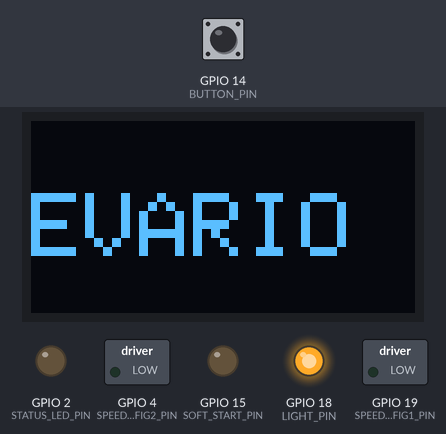
Bench run of a program on a simulated ESP32. On the bench: 128×64 one-colour display, switched loads named in the program (green lamp = pin HIGH), output pins drawn as LEDs (lit = HIGH). Dashed ring = blinking. The inputs (shaded band) are chosen by the test bench; at power-on: GPIO 14 (BUTTON_PIN) HIGH. WiFi joins after 1.5 s; servers stay silent unless stated; pins used as bus, display or sensor lines are not drawn; what the program prints to the serial monitor is not drawn.

Above: at 0.1 s.
At 3.56 s:
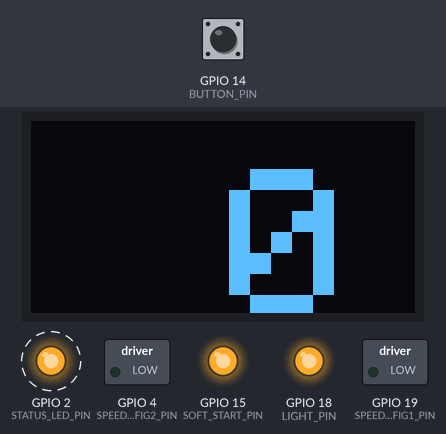
Timing chart, 0 to 130.0 s (numbered marks = the images above):
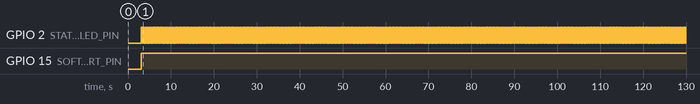

Measured:
- by itself, GPIO 2 (STATUS_LED_PIN): alternates HIGH for 0.20 s and LOW for 0.20 s
- by itself, GPIO 15 (SOFT_START_PIN): LOW → HIGH at 3.1 s

The program:

main.cpp
```cpp
#define DEBUGGING true
#define SOFT_START_PIN 15    // connected to d8 micro
#define SPEED_CONFIG1_PIN 19 // connected to d2 micro
#define SPEED_CONFIG2_PIN 4  // connected to d6 micro
#define STATUS_LED_PIN 2
#define POWER_OUT_PIN 5
#define LIGHT_PIN 18
#define BUTTON_PIN 14

#define SCREEN_WIDTH 128 // OLED display width, in pixels
#define SCREEN_HEIGHT 64 // OLED display height, in pixels

// Declaration for an SSD1306 display connected to I2C (SDA, SCL pins)
#define OLED_RESET -1 // Reset pin # (or -1 if sharing Arduino reset pin)

#include <Arduino.h>
#include <Math.h>
#include <SPI.h>
#include <Wire.h>
#include <Adafruit_GFX.h>
#include <Adafruit_SSD1306.h>

#include "WiFi.h"
#include "AsyncUDP.h"
#include <WiFiManager.h> // https://github.com/tzapu/WiFiManager

AsyncUDP udp;
const char *ssid = "TolgaSAN iphone";
const char *password = "TolgaSAN74";
uint8_t path[] = "/websocket";
const char host[] = "172.20.10.2";

bool ledStatus = false;
int speedLevel = 1;

//----------------
#define RX_START_BYTE 2
byte rxBuffer[50];
byte rxBufferIndex = 0;
byte rxDataLen = 0;
byte rxHash = 0;

byte driverMode = 2; // 0-2
byte passMode = 15;
byte startUpMode = 128; // 128-192
byte currentLimit = 12; // 1-50
byte wheelInch = 20;
byte softStartSpeed = 0;
bool softStartEnabled = true;
double periodMS = 0;
double speed = 0;
bool lightEnabled = false;
bool buttonStatus = false;
bool waitButtonRelease = false;
bool ecuPower = false;

uint32_t txMillis = 0;
uint32_t buttonMillis = 0;

Adafruit_SSD1306 display(SCREEN_WIDTH, SCREEN_HEIGHT, &Wire, OLED_RESET);

void sendSettings(byte maxSpeed)
{
  if (millis() - txMillis < 200)
    return;
  txMillis = millis();
  // byte txBuffer[20] = {1, 20, 1, driverMode, passMode, startUpMode, 46, 0, wheelInch * 10, 1, 0, 0, maxSpeed, currentLimit, 1, 164, 0, 0, 5, 0};
  byte txBuffer[20] = {1, 20, 1, 2, 15, 128, 46, 0, 200, 1, 0, 0, 100, 12, 1, 164, 0, 0, 5, 182};
  byte hash = 0;
  for (byte i = 0; i < 19; i++)
  {
    hash ^= txBuffer[i];
  }
  txBuffer[19] = hash;
  for (byte i = 0; i < 20; i++)
  {
    Serial2.write(txBuffer[i]);
    Serial.print(txBuffer[i]);
    Serial.print("-");
  }
  Serial.println();
}

bool rxRoutine()
{
  while (Serial2.available() > 0)
  {
    // udp.print("idata");
    byte rxByte = Serial2.read();
    // Serial.print(rxByte);
    // Serial.print("-");
    if (rxBufferIndex == 0)
    {

      if (rxByte == RX_START_BYTE)
      {
        rxBuffer[rxBufferIndex++] = rxByte;
        rxDataLen = 0;
        rxHash = 0;
      }
    }
    else if (rxBufferIndex == 1)
    {
      rxBuffer[rxBufferIndex++] = rxByte;
      rxDataLen = rxByte;
      if (rxByte != 14)
        rxBufferIndex = 0;
    }
    else if (rxBufferIndex > 1 && rxBufferIndex + 1 < rxDataLen)
    {
      rxBuffer[rxBufferIndex++] = rxByte;
    }
    else
    {
      rxBuffer[rxBufferIndex++] = rxByte;
      for (byte i = 0; i < rxDataLen - 1; i++)
      {
        rxHash ^= rxBuffer[i];
      }
      rxBufferIndex = 0;

      if (rxHash == rxByte)
      {
        // Serial.println(rxByte);
        return true;
      }
      else
      {
        // Serial.println("hash error");
        // for (byte i = 0 ; i < rxDataLen  ; i++) {
        //   Serial.print(rxBuffer[i]);
        //   Serial.print("-");
        // }
      }
    }
  }
  return false;
}

void onRxData()
{
  periodMS = ((uint16_t)(rxBuffer[8]) << 8) | rxBuffer[9];
  if (periodMS > 3000)
    speed = 0;
  else
    speed = 2.54 * (double)wheelInch * 3.14 * 6.0 * 6.0 / (periodMS);

  Serial.println(speed);
}

uint32_t softStartMillis = 0;
void calculateSoftStart()
{
  if (millis() - softStartMillis < 100)
    return;
  softStartMillis = millis();
  softStartSpeed = speed + (speed < 20 ? 15 : 20);
  if (softStartSpeed < 5)
    softStartSpeed = 5;
}

//----------------------

WiFiManager wm;
WiFiManagerParameter custom_field; // global param ( for non blocking w params )
String getParam(String name)
{
  // read parameter from server, for customhmtl input
  String value;
  if (wm.server->hasArg(name))
  {
    value = wm.server->arg(name);
  }
  return value;
}

void setup()
{
  pinMode(POWER_OUT_PIN, OUTPUT);
  pinMode(LIGHT_PIN, OUTPUT);
  pinMode(SOFT_START_PIN, OUTPUT);
  pinMode(SPEED_CONFIG1_PIN, OUTPUT);
  pinMode(SPEED_CONFIG2_PIN, OUTPUT);
  pinMode(STATUS_LED_PIN, OUTPUT);
  pinMode(BUTTON_PIN, INPUT_PULLUP);

  digitalWrite(POWER_OUT_PIN, true);
  digitalWrite(LIGHT_PIN, true);

  // put your setup code here, to run once:
  Serial.begin(9600);
  Serial2.begin(9600);
  WiFi.mode(WIFI_STA); // explicitly set mode, esp defaults to STA+AP

  if (!display.begin(SSD1306_SWITCHCAPVCC, 0x3C))
  {
    Serial.println(F("SSD1306 allocation failed"));
    for (;;)
      ; // Don't proceed, loop forever
  }

  // Clear the buffer
  display.clearDisplay();
  display.setTextSize(3);
  display.setTextColor(WHITE);
  display.setCursor(0, 24);
  display.print("EVARIO");
  display.display();
  delay(1000);

  // WiFi.begin(ssid, password);
  Serial.println("starting");
  const char *custom_radio_str = "<div> </div>";
  new (&custom_field) WiFiManagerParameter(custom_radio_str); // custom html input
  wm.setTitle("Evario Swan");
  wm.addParameter(&custom_field);
  // wm.setSaveParamsCallback(saveParamCallback);
  std::vector<const char *> menu = {"wifi", "info", "sep", "restart", "exit"};
  wm.setMenu(menu);

  // // set dark theme
  wm.setClass("invert");

  wm.setConfigPortalBlocking(false);
  wm.setConfigPortalTimeout(60);
  // automatically connect using saved credentials if they exist
  // If connection fails it starts an access point with the specified name
  if (wm.autoConnect("Evario_Swan"))
  {
    Serial.println("connected...yeey :)");
  }
  else
  {
    Serial.println("Configportal running");
  }
  wm.startConfigPortal("EvarioSwan");

  delay(500);
  // event handler
  if (udp.connect(IPAddress(64, 225, 108, 18), 8015))
  {
    // Serial.println("UDP connected");
    udp.onPacket([](AsyncUDPPacket packet)
                 {
            uint8_t data[100];
            int len=packet.length();
            packet.readBytes(data,packet.length());
            if(len == 5 && data[0]==5 && data[1]==5 && data[2]==5){
              lightEnabled = data[3];
              speedLevel = data[4];
            }
            // else
            // Serial.write(packet.data(), packet.length());
            // Serial.println();
            //reply to the client
            packet.printf("Got"); });
    // Send unicast
    udp.print("Hello Server!");
  }
}

void sendSpeed()
{
  calculateSoftStart();
  int maxSpeed;
  if (speedLevel == 1)
  {
    maxSpeed = 100;
    softStartEnabled = false;
    digitalWrite(SPEED_CONFIG1_PIN, LOW);
    digitalWrite(SPEED_CONFIG2_PIN, LOW);
    digitalWrite(SOFT_START_PIN, HIGH);
  }
  else if (speedLevel == 2)
  {
    maxSpeed = 40;
    softStartEnabled = true;
    digitalWrite(SPEED_CONFIG1_PIN, HIGH);
    digitalWrite(SPEED_CONFIG2_PIN, LOW);
    digitalWrite(SOFT_START_PIN, LOW);
  }
  else
  {
    maxSpeed = 20;
    softStartEnabled = true;
    digitalWrite(SPEED_CONFIG1_PIN, HIGH);
    digitalWrite(SPEED_CONFIG2_PIN, HIGH);
    digitalWrite(SOFT_START_PIN, LOW);
  }

  if (softStartEnabled)
    sendSettings(softStartSpeed > maxSpeed ? maxSpeed : softStartSpeed);
  else
    sendSettings(maxSpeed);
}
void printSpeed()
{
  display.clearDisplay();
  display.setTextSize(7);
  display.setTextColor(WHITE);
  display.setCursor(24, 16);
  if (speed < 10)
    display.print(" ");
  display.print((int)speed);
  display.display();
}

void buttonRoutine()
{
  if (!digitalRead(BUTTON_PIN))
  {
    if (!buttonStatus)
    {
      buttonMillis = millis();
      buttonStatus = true;
    }
    else
    {
      if (millis() - buttonMillis > 3000)
      {
        if (!waitButtonRelease)
        {
          ecuPower = !ecuPower;
          waitButtonRelease = true;
        }
      }
    }
  }
  else
  {
    buttonStatus = false;
    waitButtonRelease = false;
  }
}

uint32_t relayMillis = 0;
uint32_t ipMillis = 0;
void loop()
{
  wm.process();
  if (millis() - relayMillis > 200)
  {
    // digitalWrite(5, ledStatus);
    // digitalWrite(18, HIGH);
    relayMillis = millis();

    // udp.print((int)speed);
    digitalWrite(STATUS_LED_PIN, ledStatus = !ledStatus);
    digitalWrite(POWER_OUT_PIN, !ecuPower);
    digitalWrite(LIGHT_PIN, ecuPower ? !lightEnabled : true);
    printSpeed();
  }
  if (millis() - ipMillis > 100)
  {
    // digitalWrite(5, ledStatus);
    // digitalWrite(18, HIGH);
    ipMillis = millis();

    udp.print((int)speed);
    Serial.print(WiFi.localIP().toString());
  }
  buttonRoutine();

  if (rxRoutine())
    onRxData();

  sendSpeed();
}
```
